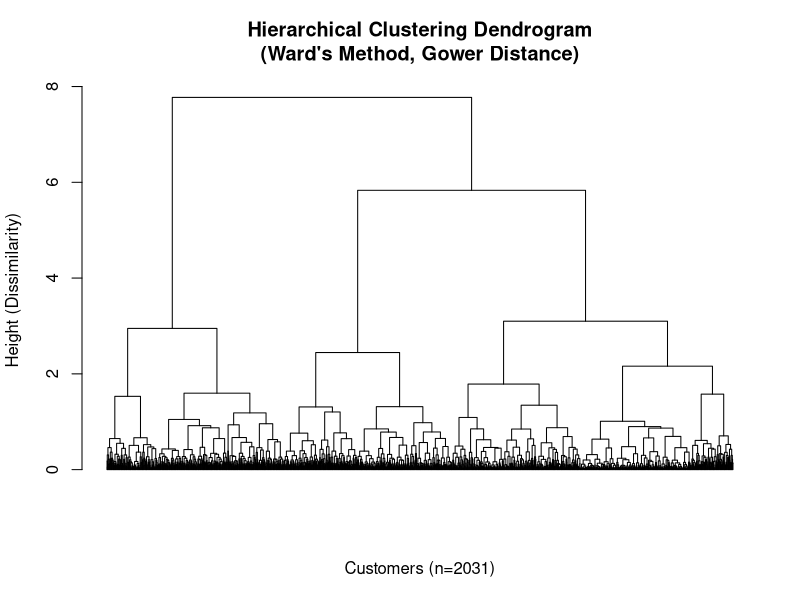
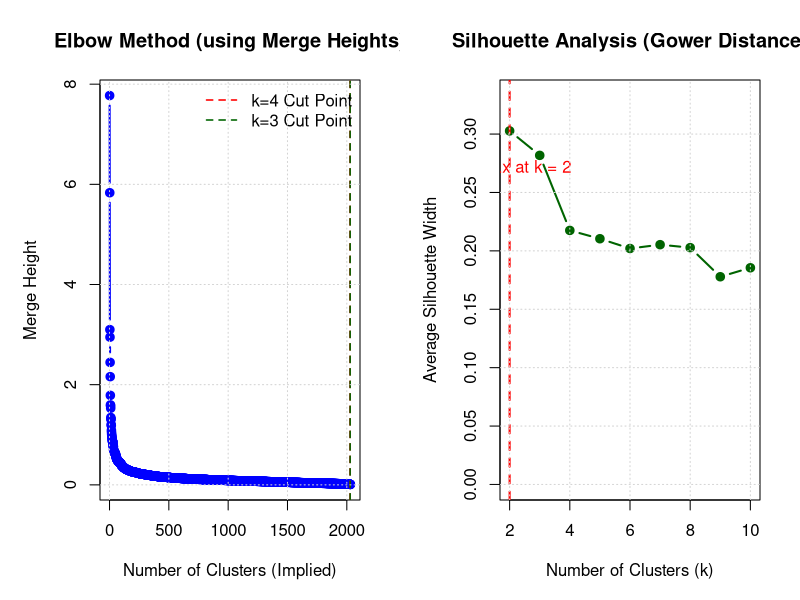

The R script that drew these images, in order:
## ---- chunk 1
knitr::opts_chunk$set(echo = TRUE, warning = FALSE, message = FALSE, 
                      fig.width=12, fig.height=8) 
# Adjust figure sizes if needed
## ---- chunk 2
# Install necessary packages if you don't have them
# install.packages("cluster") 
# install.packages("dplyr")
library(cluster)
library(dplyr) 

# Load the full dataset
dd_full <- read.csv("ifood_enriched.csv", header=T, sep=",")
## ---- chunk 3
cat("\n", rep("=", 80), "\n", sep="")
cat("DATA PREPARATION AND VARIABLE SELECTION\n")
cat(rep("=", 80), "\n", sep="")

# Variables INCLUDED in clustering analysis
numerical_vars <- c(
    'Income', 'Age', 'Recency', 'CustDays', 'WineExp', 'FruitExp', 'MeatExp', 
    'FishExp', 'SweetExp', 'GoldExp', 'DealsPurc', 'WebPurc', 'CatalogPurc', 'StorePurc'
    # Add other numerical vars if desired, e.g., 'Kidhome', 'Teenhome' if treated numerically
)

categorical_vars <- c(
    'Education', 'MaritalSts', 'Kidhome', 'Teenhome', # Include Kid/Teenhome if factors
    'IncomeSegment', 'HasChildren'
    # Add 'Preferred...' variables if deemed important for clustering
)

# Variables NOT included 
excluded_vars <- c("CustomerSegment") # Pre-existing segmentation

cat("\n--- VARIABLES INCLUDED IN CLUSTERING ---\n")
cat("Numerical variables (n=", length(numerical_vars), "):\n", sep="")
cat(paste(numerical_vars, collapse=", "), "\n")
cat("\nCategorical variables (n=", length(categorical_vars), "):\n", sep="")
cat(paste(categorical_vars, collapse=", "), "\n")

cat("\n--- VARIABLES EXCLUDED FROM ANALYSIS ---\n")
cat(paste(excluded_vars, collapse=", "), ": Pre-existing segmentation or ID variables.\n")

# Combine variable lists for clustering
all_cluster_vars <- c(numerical_vars, categorical_vars)

# Select the relevant columns
dd_cluster_raw <- dd_full[, all_cluster_vars]

# Convert categorical variables to factors (required for Gower)
for (col in categorical_vars) {
  dd_cluster_raw[[col]] <- as.factor(dd_cluster_raw[[col]])
}

# Handle Missing Data
rows_before_na <- nrow(dd_cluster_raw)
dd_cluster <- na.omit(dd_cluster_raw) # Remove rows with any NA
rows_after_na <- nrow(dd_cluster)

cat("\n--- DATASET CHARACTERISTICS ---\n")
cat("Original observations:", rows_before_na, "\n")
cat("Observations after removing NAs:", rows_after_na, "(", rows_before_na - rows_after_na, "removed)\n")
cat("No sampling performed (dataset size:", rows_after_na, "is manageable)\n")
cat("Mixed data types require Gower distance.\n")
## ---- chunk 4
cat("\n", rep("=", 80), "\n", sep="")
cat("CLUSTERING METHODOLOGY\n")
cat(rep("=", 80), "\n", sep="")

cat("\n--- METHOD ---\n")
cat("Hierarchical Agglomerative Clustering (HAC)\n")

cat("\n--- DISTANCE METRIC ---\n")
cat("Gower Distance: Chosen because the dataset contains mixed data types (numerical and categorical).\n")
cat("   - Calculated using cluster::daisy(..., metric='gower').\n")
cat("   - Note: Squaring Gower distance can sometimes emphasize larger distances, but standard Gower is used here.\n")

cat("\n--- AGGREGATION CRITERIA ---\n")
cat("Ward's method (ward.D2): Minimizes the increase in within-cluster variance at each merge step.\n")
cat("   - Tends to create compact, relatively equally sized clusters.\n")
cat("   - Implemented using stats::hclust(..., method='ward.D2').\n")
cat("   - This hierarchical approach is generally more robust to outliers than K-means.\n")
## ---- chunk 5
# Calculate Gower distance matrix
cat("\nCalculating Gower distance matrix...\n")
gower_dist <- daisy(dd_cluster, metric = "gower")
cat("Gower distance calculation complete.\n")

# Perform hierarchical clustering using Ward's method
cat("\nPerforming hierarchical clustering using Ward.D2...\n")
hclust_ward_gower <- hclust(gower_dist, method = "ward.D2")
cat("Hierarchical clustering complete.\n")
## ---- chunk 6
# --- 1. Start PDF Output ---
pdf("dendrogram_Gower_Ward.pdf", width = 14, height = 8) 

# --- 2. Create the Plot ---
plot(hclust_ward_gower, 
     main = "Hierarchical Clustering Dendrogram\n(Ward's Method, Gower Distance)",
     xlab = paste("Customers (n=", nrow(dd_cluster), ")", sep=""), 
     ylab = "Height (Dissimilarity)",
     labels = FALSE, # Hide individual labels
     sub = "", 
     hang = -1) 

# --- Optional: Add rectangles after deciding k ---
# rect.hclust(hclust_ward_gower, k = 4, border = "red") 

# --- 3. Close the PDF file ---
dev.off()
cat("\n✓ Dendrogram saved: dendrogram_Gower_Ward.pdf\n")

# Display on screen (optional, can be slow)
# plot(hclust_ward_gower, labels = FALSE, main = "Dendrogram (Gower, Ward)", xlab="Customers", hang=-1)
## ---- chunk 7
cat("\n", rep("=", 80), "\n", sep="")
cat("DETERMINING OPTIMAL NUMBER OF CLUSTERS\n")
cat(rep("=", 80), "\n", sep="")

cat("\n--- APPROACHES ---\n")
cat("1. Visual Inspection of Dendrogram: Look for the largest vertical distances without crossing horizontal lines, suggesting natural separation points.\n")
cat("2. Application Needs: Consider the desired level of granularity for marketing or analysis purposes.\n")
cat("3. Diagnostic Plots (Elbow, Silhouette): Can provide guidance, often calculated on a suitable distance matrix (like Gower here) or on principal components.\n")

# --- Generate Diagnostic Plots (Using Gower Distance) ---
cat("\nGenerating diagnostic plots (this may take time)...\n")
# Note: Silhouette calculation on the full Gower matrix can be very slow.
# Consider using a sample if performance is an issue, or using principal components.
# Here we demonstrate calculation on the Gower distance object `gower_dist`.

# Elbow Method - Plotting merge heights (approximates WSS concept for hierarchical)
heights <- hclust_ward_gower$height
n_merges <- length(heights)

# Silhouette Method (Average Silhouette Width)
# Calculate only for a reasonable range (e.g., 2 to 10 clusters)
max_k <- 10
avg_sil_width <- numeric(max_k - 1)
for (k in 2:max_k) {
  cat("Calculating Silhouette for k =", k, "...\n")
  clusters_temp <- cutree(hclust_ward_gower, k = k)
  sil_temp <- silhouette(clusters_temp, gower_dist)
  # Handle potential NA values if a cluster has size 1
  if (!is.na(mean(sil_temp[, 3]))) {
      avg_sil_width[k - 1] <- mean(sil_temp[, 3])
  } else {
      avg_sil_width[k - 1] <- NA # Or handle appropriately
  }
}

# --- Create Diagnostic Plots PDF ---
pdf("Clustering_OptimalK_Diagnostics_Gower.pdf", width=14, height=6)
par(mfrow=c(1,2), mar=c(5,5,4,2))

# Plot 1: Elbow Method (using Merge Heights)
plot(1:n_merges, rev(heights), type="b", pch=19, 
     main="Elbow Method (using Merge Heights)",
     xlab="Number of Clusters (Implied)", 
     ylab="Merge Height",
     col="blue", lwd=2)
# Add vertical lines to suggest potential cuts (e.g., k=3, k=4)
abline(v = nrow(dd_cluster) - 4, col = "red", lty = 2, lwd = 1.5) # Corresponds to k=4
abline(v = nrow(dd_cluster) - 3, col = "darkgreen", lty = 2, lwd = 1.5) # Corresponds to k=3
legend("topright", legend=c("k=4 Cut Point", "k=3 Cut Point"), col=c("red", "darkgreen"), lty=2, lwd=1.5, bty="n")
grid()

# Plot 2: Silhouette Analysis
plot(2:max_k, avg_sil_width, type="b", pch=19,
     main="Silhouette Analysis (Gower Distance)",
     xlab="Number of Clusters (k)",
     ylab="Average Silhouette Width",
     col="darkgreen", lwd=2,
     ylim=c(0, max(avg_sil_width, na.rm=TRUE)*1.1))
opt_k_sil <- which.max(avg_sil_width) + 1
if(length(opt_k_sil) > 0) {
    abline(v=opt_k_sil, col="red", lty=2, lwd=2)
    text(opt_k_sil + 0.5, max(avg_sil_width, na.rm=TRUE)*0.9, paste("Max at k =", opt_k_sil), col="red")
} else {
    text(5, 0.1, "Max silhouette calculation failed or resulted in NAs", col="red")
}
grid()

dev.off()
cat("\n✓ Diagnostic plots saved: Clustering_OptimalK_Diagnostics_Gower.pdf\n")

# --- Decision ---
cat("\n--- DECISION ON NUMBER OF CLUSTERS ---\n")
cat("Visual inspection of Dendrogram: Shows potential cuts at k=3 or k=4.\n")
cat("Elbow Method (Heights): Shows noticeable changes around implied k=3 and k=4.\n")
cat("Silhouette Analysis: Suggests k =", opt_k_sil, " (if calculation succeeded).\n")
cat("\nFINAL SELECTION: k = 4 clusters\n") # Or k=3 based on review
cat("Rationale: Based on visual inspection of the dendrogram structure and preliminary diagnostics. We will proceed with 4, but k=3 remains a strong alternative if profiling suggests merging is appropriate.\n")

k_clusters <- 4 # Final choice
clusters_gower <- cutree(hclust_ward_gower, k = k_clusters) 
## ---- chunk 8
cat("\n", rep("=", 80), "\n", sep="")
cat("CLUSTER SIZE DESCRIPTION (Gower + Ward, k=", k_clusters, ")\n", sep="")
cat(rep("=", 80), "\n", sep="")

cluster_sizes_gower <- table(clusters_gower)
cluster_props_gower <- prop.table(cluster_sizes_gower) * 100

cluster_summary_gower <- data.frame(
  Cluster = 1:k_clusters,
  Size = as.vector(cluster_sizes_gower),
  Percentage = round(as.vector(cluster_props_gower), 2)
)

print(cluster_summary_gower, row.names=FALSE)

cat("\n--- CLUSTER BALANCE ---\n")
cat("Largest cluster:", max(cluster_sizes_gower), "observations (", 
    round(max(cluster_props_gower), 1), "%)\n", sep="")
cat("Smallest cluster:", min(cluster_sizes_gower), "observations (",
    round(min(cluster_props_gower), 1), "%)\n", sep="")
if (min(cluster_sizes_gower) > 0) {
    cat("Balance ratio (largest/smallest):", 
        round(max(cluster_sizes_gower)/min(cluster_sizes_gower), 2), "\n")
} else {
    cat("Balance ratio not applicable (smallest cluster size is 0).\n")
}

# Add cluster assignments back to data for profiling
dd_cluster$Cluster_Gower <- as.factor(clusters_gower) 
## ---- chunk 9
cat("\n", rep("=", 80), "\n", sep="")
cat("CLUSTERING ANALYSIS SUMMARY\n")
cat(rep("=", 80), "\n", sep="")
cat("\nDataset: ifood_enriched.csv (after NA removal)\n")
cat("Observations used:", nrow(dd_cluster), "\n")
cat("Variables analyzed:", length(all_cluster_vars), "(", length(numerical_vars), "Num +", length(categorical_vars), "Cat)\n")
cat("\nMethod: Hierarchical Clustering\n")
cat("Distance: Gower\n")
cat("Linkage: Ward.D2\n")
cat("\nOptimal number of clusters selected: ", k_clusters, "\n")
cat("Selection criteria: Dendrogram inspection, Elbow (heights), Silhouette\n")

cat("\n--- MAIN FILES GENERATED ---\n")
cat("  1. dendrogram_Gower_Ward.pdf\n")
cat("  2. Clustering_OptimalK_Diagnostics_Gower.pdf\n")
# Add optional files if generated:
# cat("  3. Clustering_Profiles_Spending_Gower.pdf\n")
# cat("  4. Clustering_PCA_Projection_Gower.pdf\n")

cat("\n", rep("=", 80), "\n", sep="")
cat("✓ CLUSTERING ANALYSIS COMPLETE\n")
cat(rep("=", 80), "\n\n")
